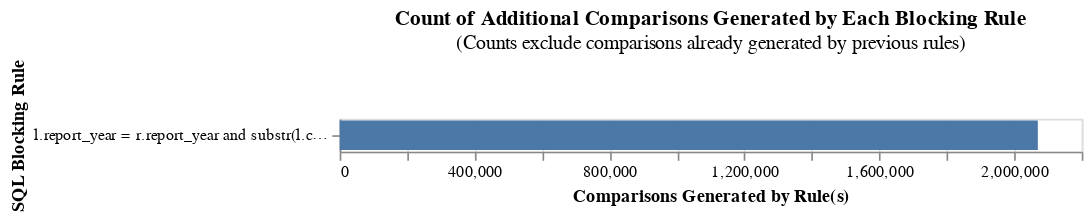

Source (notebook cell):
### Code cell
from splink.blocking_analysis import (
    cumulative_comparisons_to_be_scored_from_blocking_rules_chart,
)

blocking_rules_for_analysis = [
    # block_on("substr(l.company_name_mphone,1,3)", "substr(r.company_name_mphone,1,3)"),
    "l.report_year = r.report_year and substr(l.company_name_mphone,1,3) = substr(r.company_name_mphone,1,3)"
]


cumulative_comparisons_to_be_scored_from_blocking_rules_chart(
    table_or_tables=[sec_match_df, ex21_match_df],
    blocking_rules=blocking_rules_for_analysis,
    db_api=db_api,
    unique_id_column_name='record_id',
    link_type="link_only",
)

### Figure 1 — Vega-Lite specification as saved in the notebook (floating-point values rounded to 4 significant figures)
{"config": {"view": {"continuousWidth": 300, "continuousHeight": 300}}, "data": {"name": "data-da90c619ab0a310af714d4034b6664f8"}, "mark": "bar", "encoding": {"order": {"field": "cumulative_rows"}, "tooltip": [{"field": "blocking_rule", "title": "SQL Condition", "type": "nominal"}, {"field": "row_count", "format": ",", "title": "Comparisons Generated", "type": "quantitative"}, {"field": "cumulative_rows", "format": ",", "title": "Cumulative Comparisons", "type": "quantitative"}, {"field": "cartesian", "format": ",", "title": "Total comparisons in Cartesian product", "type": "quantitative"}], "x": {"field": "start", "title": "Comparisons Generated by Rule(s)", "type": "quantitative"}, "x2": {"field": "cumulative_rows"}, "y": {"field": "blocking_rule", "sort": ["-x2"], "title": "SQL Blocking Rule"}}, "height": {"step": 20}, "title": {"text": "Count of Additional Comparisons Generated by Each Blocking Rule", "subtitle": "(Counts exclude comparisons already generated by previous rules)"}, "width": 450, "$schema": "https://vega.github.io/schema/vega-lite/v5.9.3.json", "datasets": {"data-da90c619ab0a310af714d4034b6664f8": [{"blocking_rule": "l.report_year = r.report_year and substr(l.company_name_mphone,1,3) = substr(r.company_name_mphone,1,3)", "row_count": 2069828, "cumulative_rows": 2069828, "cartesian": 1365709548, "match_key": "0", "start": 0}]}}
